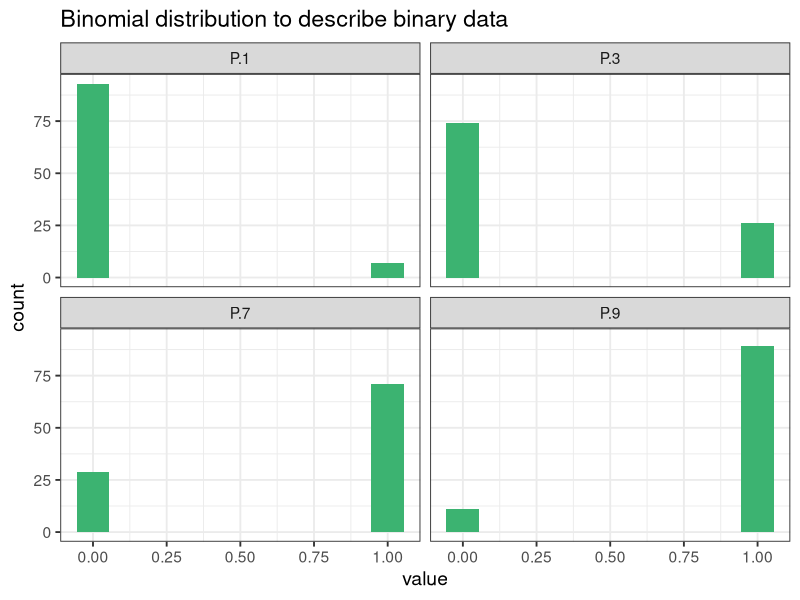
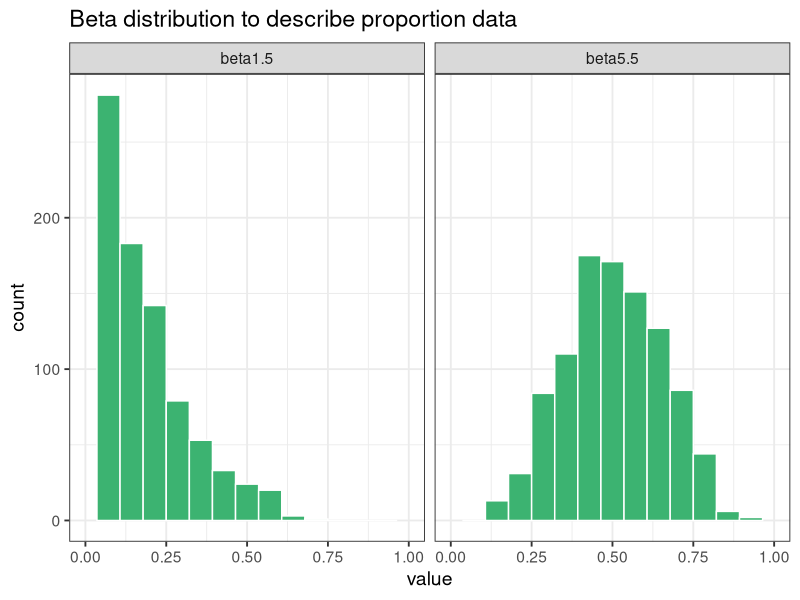
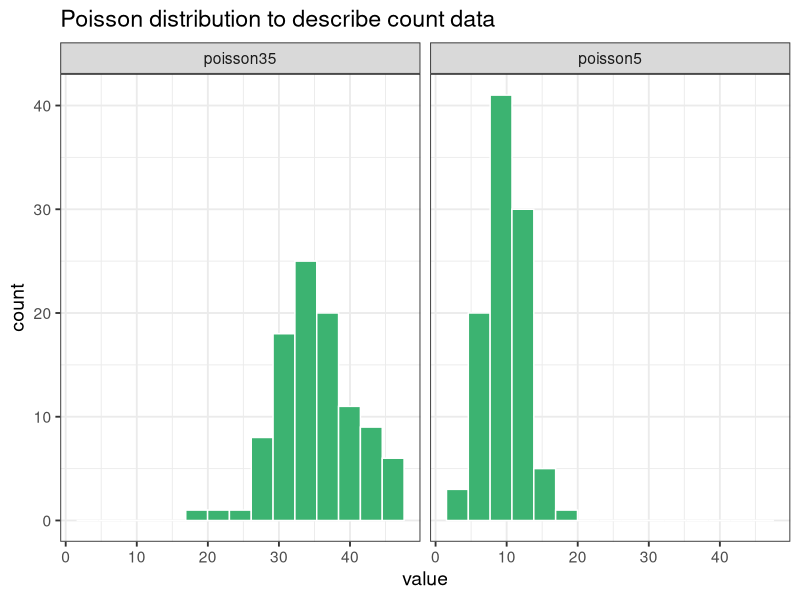
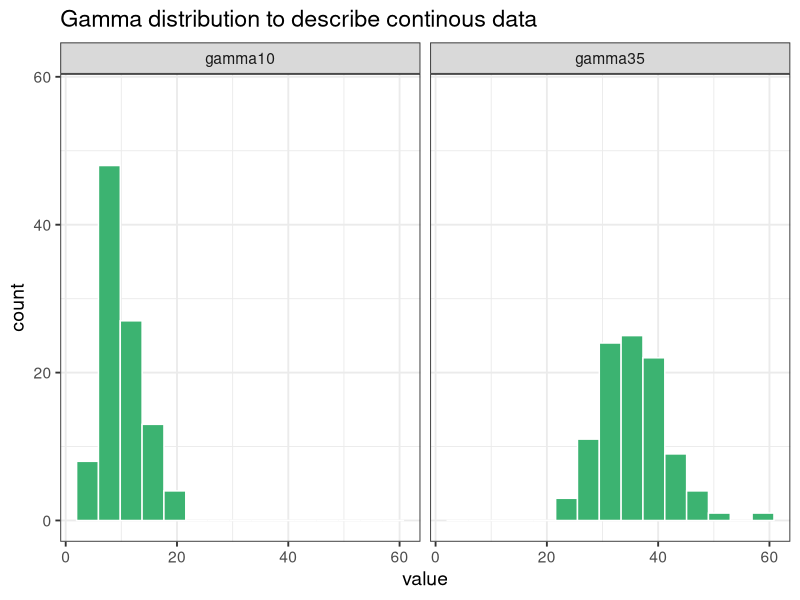

Source code (R) for these figures, in order:
## ---- chunk 1

library(tidyverse)
theme_set(theme_bw(base_size = 14)) # set global theme

set.seed(123) # for reproducibility
P.1 <- rbinom(100, size = 1, prob = 0.1)
P.3 <- rbinom(100, size = 1, prob = 0.3)
P.7 <- rbinom(100, size = 1, prob = 0.7)
P.9 <- rbinom(100, size = 1, prob = 0.9)
binomial_data <- data.frame(P.1, P.3, P.7, P.9)
## ---- chunk 2
binomial_data |>
  pivot_longer(1:4, names_to = "P", 
               values_to = "value") |> 
  ggplot(aes(value))+
  geom_histogram(fill = "MediumSeaGreen", 
                 bins =10)+
  facet_wrap(~P)+
  labs(title = "Binomial distribution to describe binary data")
## ---- chunk 3
beta1.5 <- rbeta(n = 1000, shape1 = 1, shape2 = 5)
beta5.5 <- rbeta(n = 1000, shape1 = 5, shape2 = 5)
beta_data <- data.frame(beta1.5, beta5.5)

## ---- chunk 4
beta_data |>
  pivot_longer(1:2, names_to = "P", 
               values_to = "value") |> 
  ggplot(aes(value))+
  geom_histogram(fill = "MediumSeaGreen", 
                 color = "white", 
                 bins = 15)+
  scale_x_continuous(limits = c(0,1))+
  facet_wrap(~P)+
  labs(title = "Beta distribution to describe proportion data")
## ---- chunk 5
poisson5 <- rpois(100, lambda = 10)
poisson35 <- rpois(100, lambda = 35)
poisson_data <- data.frame(poisson5, poisson35)
## ---- chunk 6
poisson_data |>
  pivot_longer(1:2, names_to = "P", 
               values_to = "value") |> 
  ggplot(aes(value))+
  geom_histogram(fill = "MediumSeaGreen", 
                 color = "white", 
                 bins = 15)+
  facet_wrap(~P)+
  labs(title = "Poisson distribution to describe count data")
## ---- chunk 7
gamma10 <- rgamma(n = 100, shape = 10, scale = 1)
gamma35 <- rgamma(n = 100, shape = 35, scale = 1)
gamma_data <- data.frame(gamma10, gamma35)
## ---- chunk 8
gamma_data |>
  pivot_longer(1:2, names_to = "P", 
               values_to = "value") |> 
  ggplot(aes(value))+
  geom_histogram(fill = "MediumSeaGreen", 
                 color = "white", 
                 bins = 15)+
  ylim(0, max(gamma_data$gamma35) )+
  facet_wrap(~P)+
  labs(title = "Gamma distribution to describe continous data")
